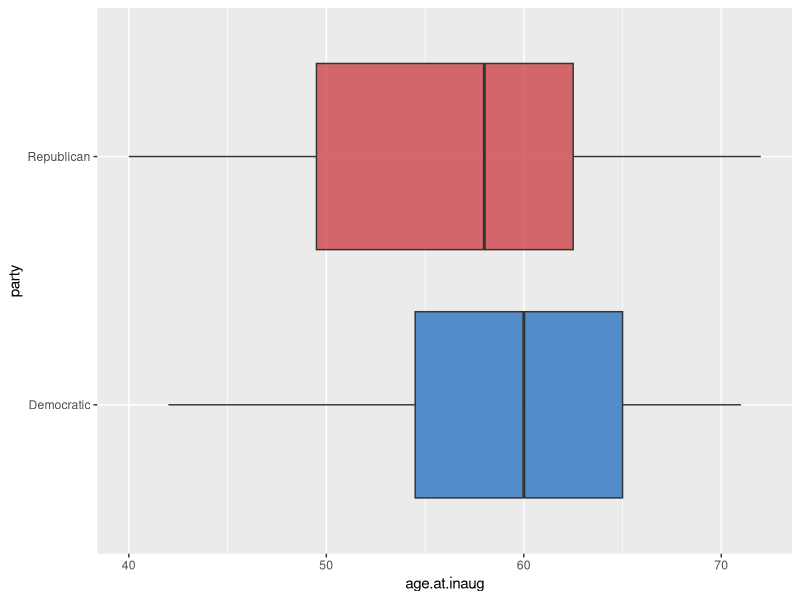
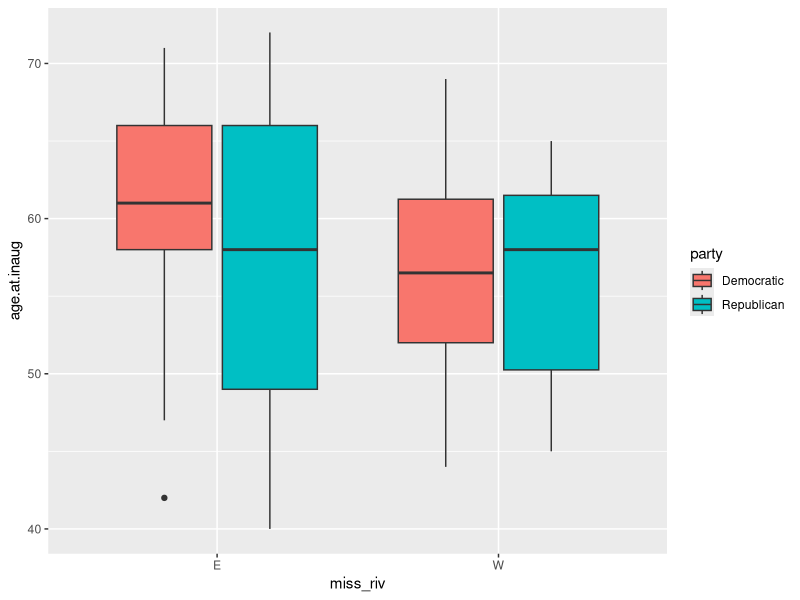
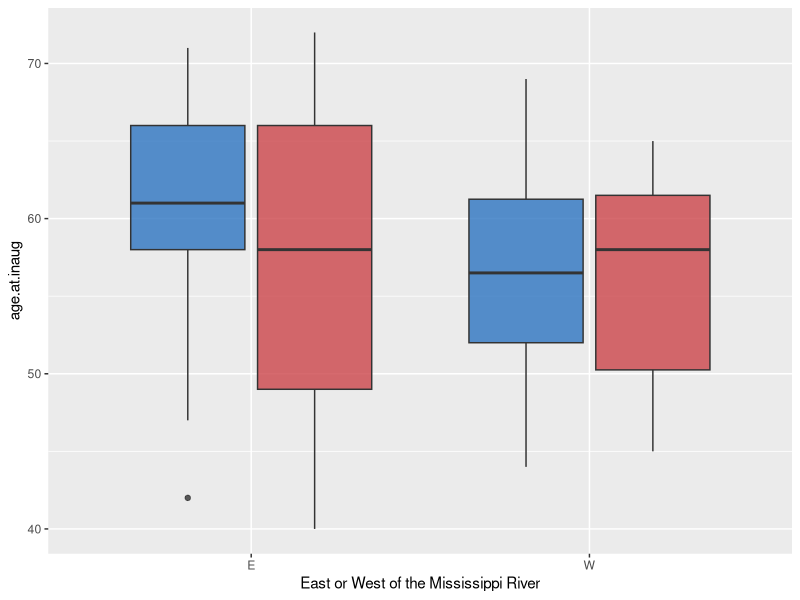
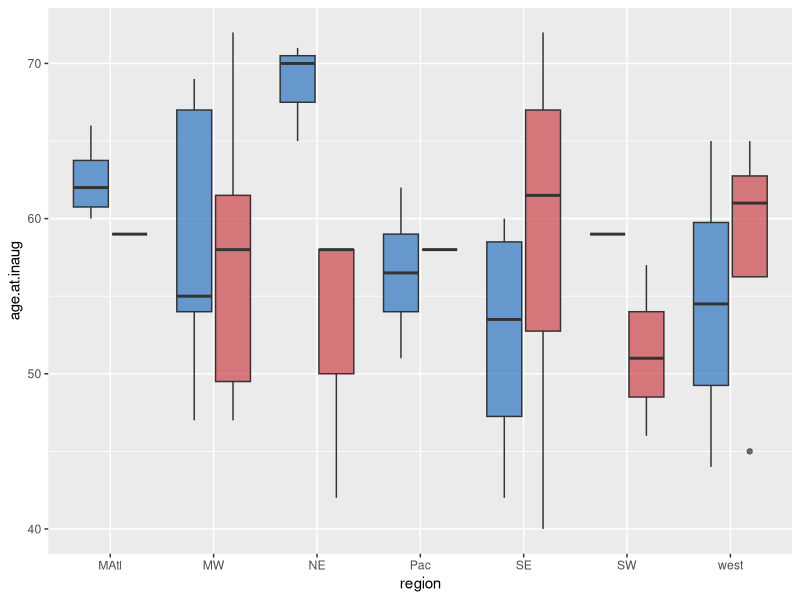
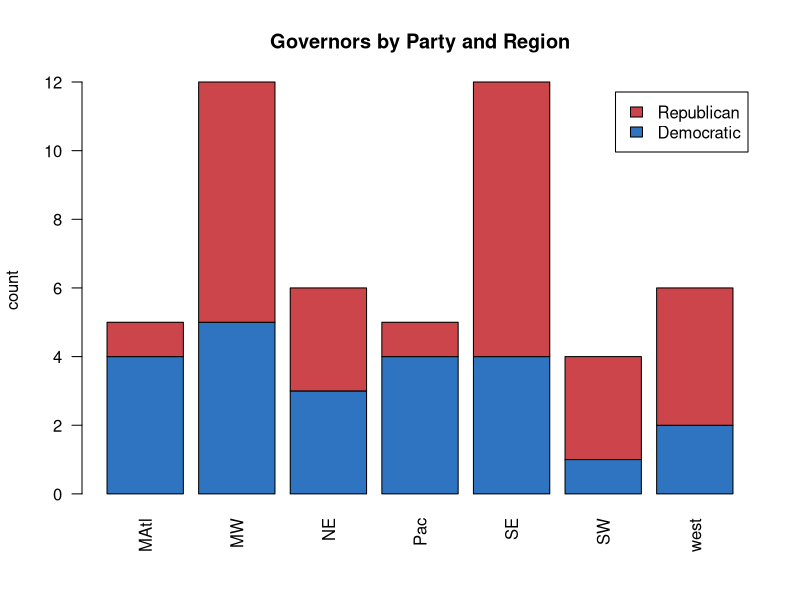

Recreate these plots in R, in order.
# data set found at https://en.wikipedia.org/wiki/List_of_current_United_States_governors_by_age
library(ggplot2)
library(dplyr)

df <- read.csv("governors.csv")
df$age.at.inaug <- round(df$age,0)
gov <- select(df, state, governor,age.at.inaug,miss_riv,region,sex,party)



#contingency table sex and party
table(gov$party,gov$sex)


party_colors <- c("#2E74C0", "#CB454A") # fancy colors for democratic and republican parties

# Plotting age of governor by party
ggplot(gov, aes(x=party, y=age.at.inaug)) + 
  geom_boxplot(fill=party_colors,alpha=.8) +
  coord_flip()

fivenum(gov$age.at.inaug[gov$party=="Democratic"])
fivenum(gov$age.at.inaug[gov$party=="Republican"])

fivenum(gov$age.at.inaug[gov$miss_riv=="W"])
fivenum(gov$age.at.inaug[gov$miss_riv=="E"])


# Plotting age of governor by party and region
ggplot(gov, aes(x = miss_riv, y = age.at.inaug, treatment=party))+ 
  geom_boxplot(aes(fill = party)) 


# Alternatively force red and blue for parties
p <- ggplot(gov, aes(x=miss_riv, y=age.at.inaug, treatment=party)) + 
  geom_boxplot(fill=rep(c(party_colors),2),alpha=.8) 
p + xlab("East or West of the Mississippi River")

ggplot(gov, aes(x=region, y=age.at.inaug, treatment=party)) + 
  geom_boxplot(fill=rep(c(party_colors),7),alpha=.7)


barplot(table(gov$party,gov$region),
        col=party_colors,ylab="count",main="Governors by Party and Region",legend=TRUE,las=2)

table(gov$party,gov$region)
table(gov$miss_riv)






## Making latex table of data set
library(xtable)
xtable(gov)

xtable(table(gov$party, gov$sex))
